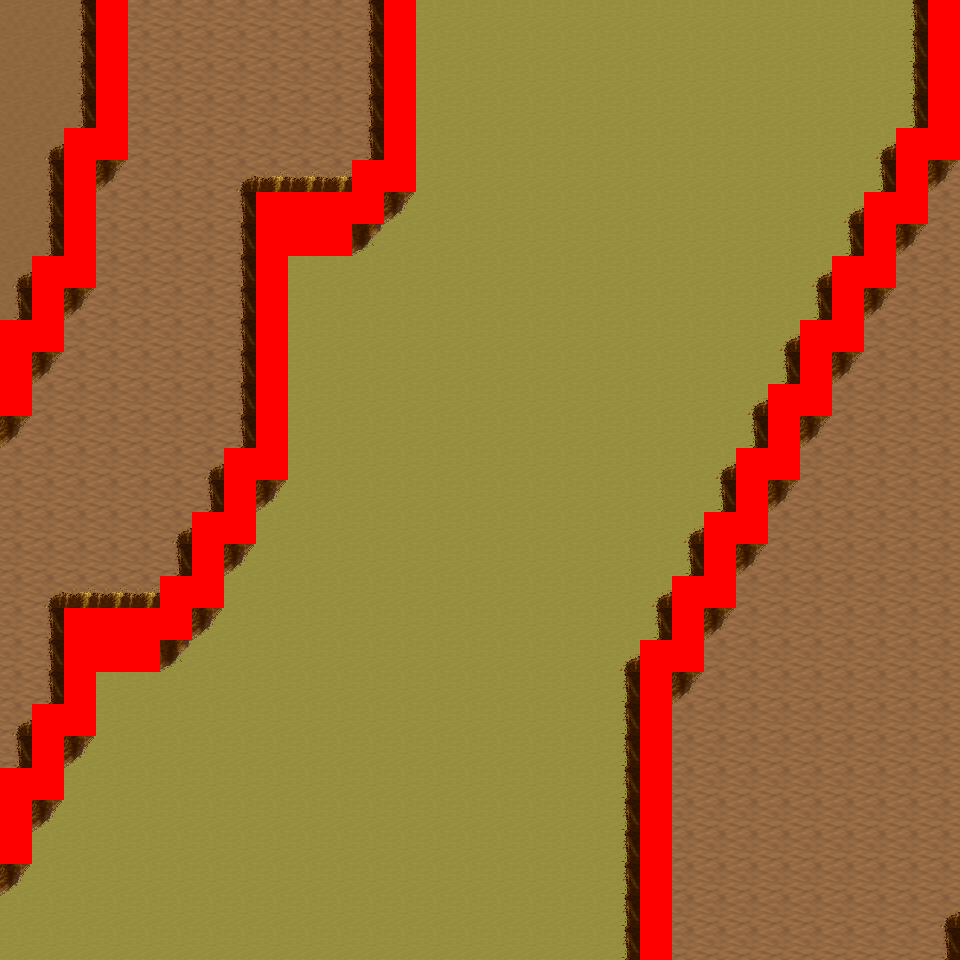

This game map was drawn from its Tiled (.tmx) file and the tilesets committed beside it. A one-line description and the trimmed map source follow:
An orthogonal 30x30 tile map with 32x32 px tiles, 6 tile layers (Ground, Object, Object2, Above, ...), 8 tilesets and 9 objects (9x mapExit).

<map version="1.0" orientation="orthogonal" renderorder="right-down" width="30" height="30" tilewidth="32" tileheight="32" nextobjectid="10">
  <tileset firstgid="1" name="tileset_logic_collision" tilewidth="32" tileheight="32" tilecount="1" columns="1">
    <image source="../drawable/tileset_logic_collision.png" width="32" height="32" />
  </tileset>
  <tileset firstgid="2" name="tileset_ground_ground" tilewidth="32" tileheight="32" tilecount="33" columns="3">
    <image source="../drawable/tileset_ground_ground.png" width="96" height="352" />
  </tileset>
  <tileset firstgid="35" name="tileset_ground_ridge_earth_pale" tilewidth="32" tileheight="32" tilecount="96" columns="12">
    <image source="../drawable/tileset_ground_ridge_earth_pale.png" width="384" height="256" />
  </tileset>
  <tileset firstgid="131" name="tileset_ground_ridge_earth_dark" tilewidth="32" tileheight="32" tilecount="96" columns="12">
    <image source="../drawable/tileset_ground_ridge_earth_dark.png" width="384" height="256" />
  </tileset>
  <tileset firstgid="227" name="tileset_terrain_desert" tilewidth="32" tileheight="32" tilecount="88" columns="8">
    <image source="../drawable/tileset_terrain_desert.png" width="256" height="352" />
  </tileset>
  <tileset firstgid="315" name="tileset_plant_tree_tree_darkgreen" tilewidth="32" tileheight="32" tilecount="88" columns="8">
    <image source="../drawable/tileset_plant_tree_tree_darkgreen.png" width="256" height="352" />
  </tileset>
  <tileset firstgid="403" name="tileset_ground_sand_2" tilewidth="32" tileheight="32" tilecount="15" columns="5">
    <image source="../drawable/tileset_ground_sand_2.png" width="160" height="96" />
  </tileset>
  <tileset firstgid="418" name="tileset_plant_cactus_2" tilewidth="32" tileheight="32" tilecount="10" columns="5">
    <image source="../drawable/tileset_plant_cactus_2.png" width="160" height="64" />
  </tileset>
  <layer name="Ground" width="30" height="30">
    <data>[900 cells, 900 non-empty, 3 distinct tile ids]</data>
  </layer>
  <layer name="Object" width="30" height="30">
    <data>[900 cells, 192 non-empty, 11 distinct tile ids]</data>
  </layer>
  <layer name="Object2" width="30" height="30">
    <data>[900 cells, 0 non-empty, 0 distinct tile ids]</data>
  </layer>
  <layer name="Above" width="30" height="30">
    <data>[900 cells, 0 non-empty, 0 distinct tile ids]</data>
  </layer>
  <layer name="Above2" width="30" height="30">
    <data>[900 cells, 0 non-empty, 0 distinct tile ids]</data>
  </layer>
  <layer name="Walkable" width="30" height="30">
    <data>[900 cells, 98 non-empty, 1 distinct tile ids]</data>
  </layer>
  <objectgroup name="MapEvents">
    <object id="1" name="north" type="mapExit" x="0" y="0" width="96" height="32">
      <properties>
        <property name="map" value="level_0_x53_y145" />
        <property name="x" value="0" />
        <property name="y" value="28" />
      </properties>
    </object>
    <object id="2" name="north2" type="mapExit" x="128" y="0" width="256" height="32">
      <properties>
        <property name="map" value="level_0_x53_y145" />
        <property name="x" value="4" />
        <property name="y" value="28" />
      </properties>
    </object>
    <object id="3" name="north3" type="mapExit" x="416" y="0" width="512" height="32">
      <properties>
        <property name="map" value="level_0_x53_y145" />
        <property name="x" value="13" />
        <property name="y" value="28" />
      </properties>
    </object>
    <object id="4" name="south" type="mapExit" x="0" y="928" width="640" height="32">
      <properties>
        <property name="map" value="level_0_x53_y147" />
        <property name="x" value="0" />
        <property name="y" value="1" />
      </properties>
    </object>
    <object id="5" name="south2" type="mapExit" x="672" y="928" width="288" height="32">
      <properties>
        <property name="map" value="level_0_x53_y147" />
        <property name="x" value="21" />
        <property name="y" value="1" />
      </properties>
    </object>
    <object id="6" name="west" type="mapExit" x="0" y="0" width="32" height="320">
      <properties>
        <property name="map" value="level_0_x52_y146" />
        <property name="x" value="28" />
        <property name="y" value="0" />
      </properties>
    </object>
    <object id="7" name="west2" type="mapExit" x="0" y="416" width="32" height="352">
      <properties>
        <property name="map" value="level_0_x52_y146" />
        <property name="x" value="28" />
        <property name="y" value="13" />
      </properties>
    </object>
    <object id="8" name="west3" type="mapExit" x="0" y="864" width="32" height="96">
      <properties>
        <property name="map" value="level_0_x52_y146" />
        <property name="x" value="28" />
        <property name="y" value="27" />
      </properties>
    </object>
    <object id="9" name="east" type="mapExit" x="928" y="160" width="32" height="800">
      <properties>
        <property name="map" value="level_0_x54_y146" />
        <property name="x" value="1" />
        <property name="y" value="5" />
      </properties>
    </object>
  </objectgroup>
</map>
